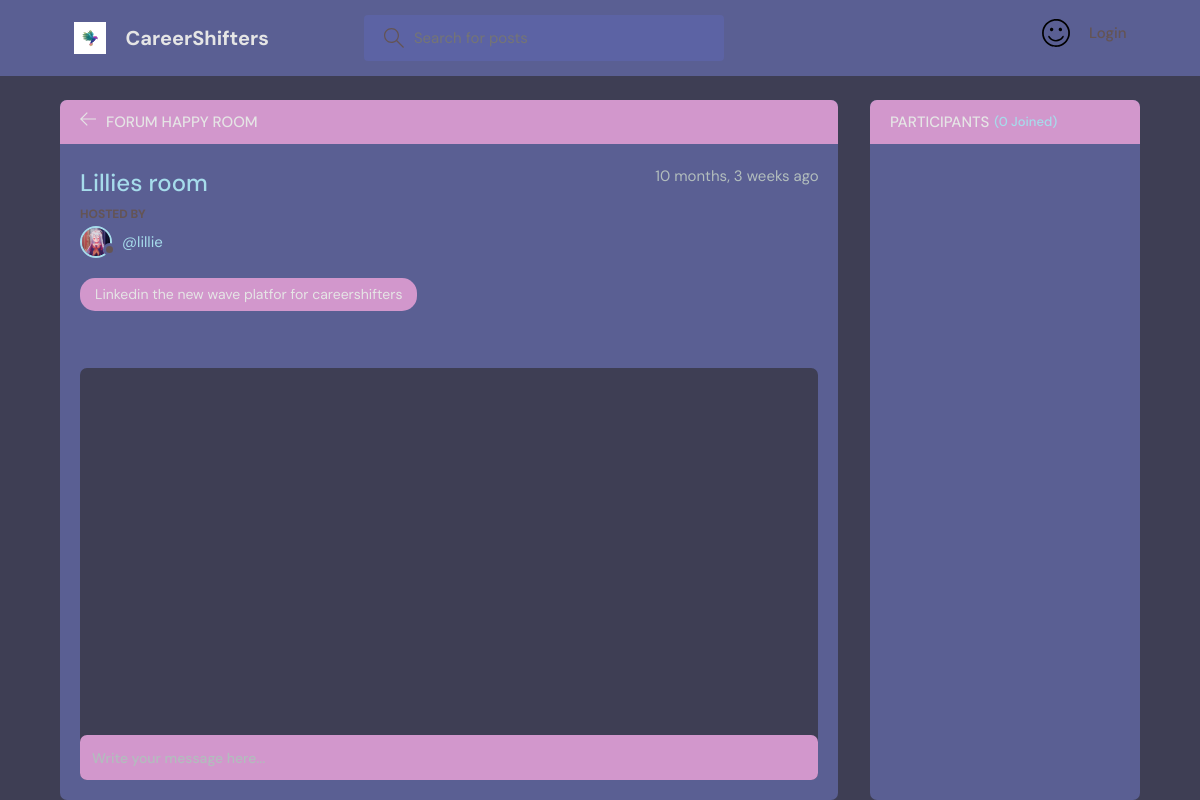
/room/6/, run on an earlier commit of the app's database.
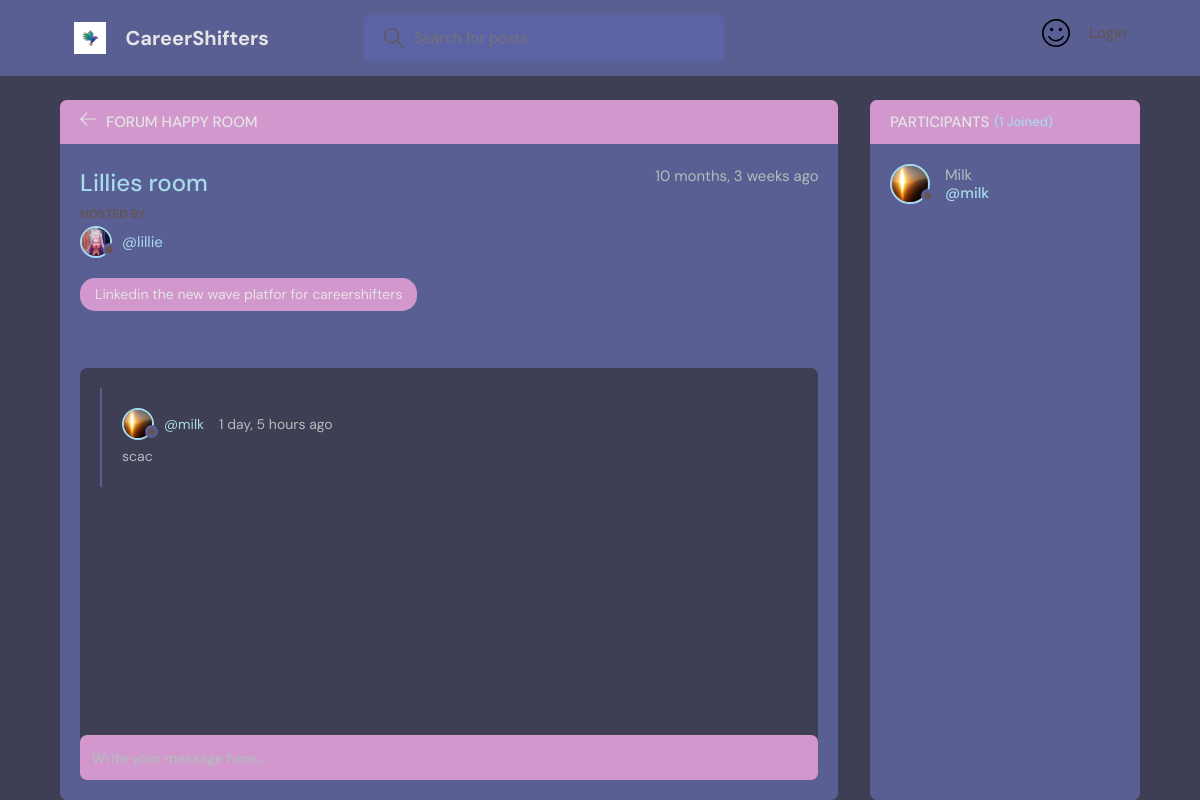
And on a later commit of the database.
### base/models.py (models this page shows, shortened)
class Message(models.Model):
    user = models.ForeignKey(User, on_delete=models.CASCADE)
    room = models.ForeignKey(Room, on_delete=models.CASCADE)
    body = models.TextField()
    updated = models.DateTimeField(auto_now=True)
    created = models.DateTimeField(auto_now_add=True)
    class Meta:
        ordering = ['-updated', '-created']

class User(AbstractUser):
    name = models.CharField(max_length=200, null=True)
    email = models.EmailField(unique=True, null=True)
    bio = models.TextField(null=True)
    avatar = models.ImageField(null=True, default="avatar.svg")
    USERNAME_FIELD = 'email'
    EMAIL_FIELD = 'email'
    REQUIRED_FIELDS =  ['username'] # added username, for super user

### base/views.py (the view, shortened to what this page needs)
# urls.py: path('room/<str:pk>/', views.room, name="room"),
def room(request, pk):
    room = Room.objects.get(id=pk)
    room_messages = room.message_set.all()
    participants = room.participants.all()
    context = {'room': room, 'room_messages': room_messages,
               'participants': participants}
    return render(request, 'base/room.html', context)

### base/models.py (called while the page is built)
    def __str__(self):
        return self.name

### base/templates/base/room.html (shortened to what this page needs)
{% extends 'main.html' %}
{% block content %}
<main class="profile-page layout layout--2">
  <div class="container">
    <div class="room">
      <div class="room__top">
        <div class="room__topLeft">
          <a href="{% url 'home' %}">
            <svg version="1.1" xmlns="http://www.w3.org/2000/svg" width="32" height="32" viewBox="0 0 32 32">
              <title>arrow-left</title>
              <path
                d="M13.723 2.286l-13.723 13.714 13.719 13.714 1.616-1.611-10.96-10.96h27.625v-2.286h-27.625l10.965-10.965-1.616-1.607z">
              </path>
            </svg>
          </a>
          <h3>Forum Happy Room</h3>
        </div>
      </div>
      <div class="room__box scroll">
        <div class="room__header scroll">
          <div class="room__info">
            <h3>{{room.name}}</h3>
            <span>{{room.created|timesince}} ago</span>
          </div>
          <div class="room__hosted">
            <p>Hosted By</p>
            <a href="{% url 'user-profile' room.host.id %}" class="room__author">
              <div class="avatar avatar--small">
                <img src="{{room.host.avatar.url}}" />
              </div>
              <span>@{{room.host.username}}</span>
            </a>
          </div>
          <span class="room__topics">{{room.topic}}</span>
        </div>
        <div class="room__conversation">
          <div class="threads scroll">
            {% for message in room_messages %}
            <div class="thread">
              <div class="thread__top">
                <div class="thread__author">
                  <a href="{% url 'user-profile' message.user.id %}" class="thread__authorInfo">
                    <div class="avatar avatar--small">
                      <img src="{{message.user.avatar.url}}" />
                    </div>
                    <span>@{{message.user.username}}</span>
                  </a>
                  <span class="thread__date">{{message.created|timesince}} ago</span>
                </div>
              </div>
              <div class="thread__details">
                {{message.body}}
              </div>
            </div>
            {% endfor %}
          </div>
        </div>
      </div>
      <div class="room__message">
        <form action="" method="POST">
          <input name="body" placeholder="Write your message here..." />
        </form>
      </div>
    </div>
    <div class="participants">
      <h3 class="participants__top">Participants <span>({{participants.count}} Joined)</span></h3>
      <div class="participants__list scroll">
        {% for user in participants %}
        <a href="{%  url 'user-profile' user.id %}" class="participant">
          <div class="avatar avatar--medium">
            <img src="{{user.avatar.url}}" />
          </div>
          <p>
            {{user.name}}
            <span>@{{user.username}}</span>
          </p>
        </a>
        {% endfor %}
      </div>
    </div>
  </div>
</main>
{% endblock content %}

What changed in the data, as far as the page shows it:
added Message: user.avatar (picture), user.username "milk", created "1 day, 5 hours", body "scac"
now on this page (row edited): User: avatar (picture), name "Milk", username "milk"
Also different on the page:
{{ participants.count }}: "0" → "1"
